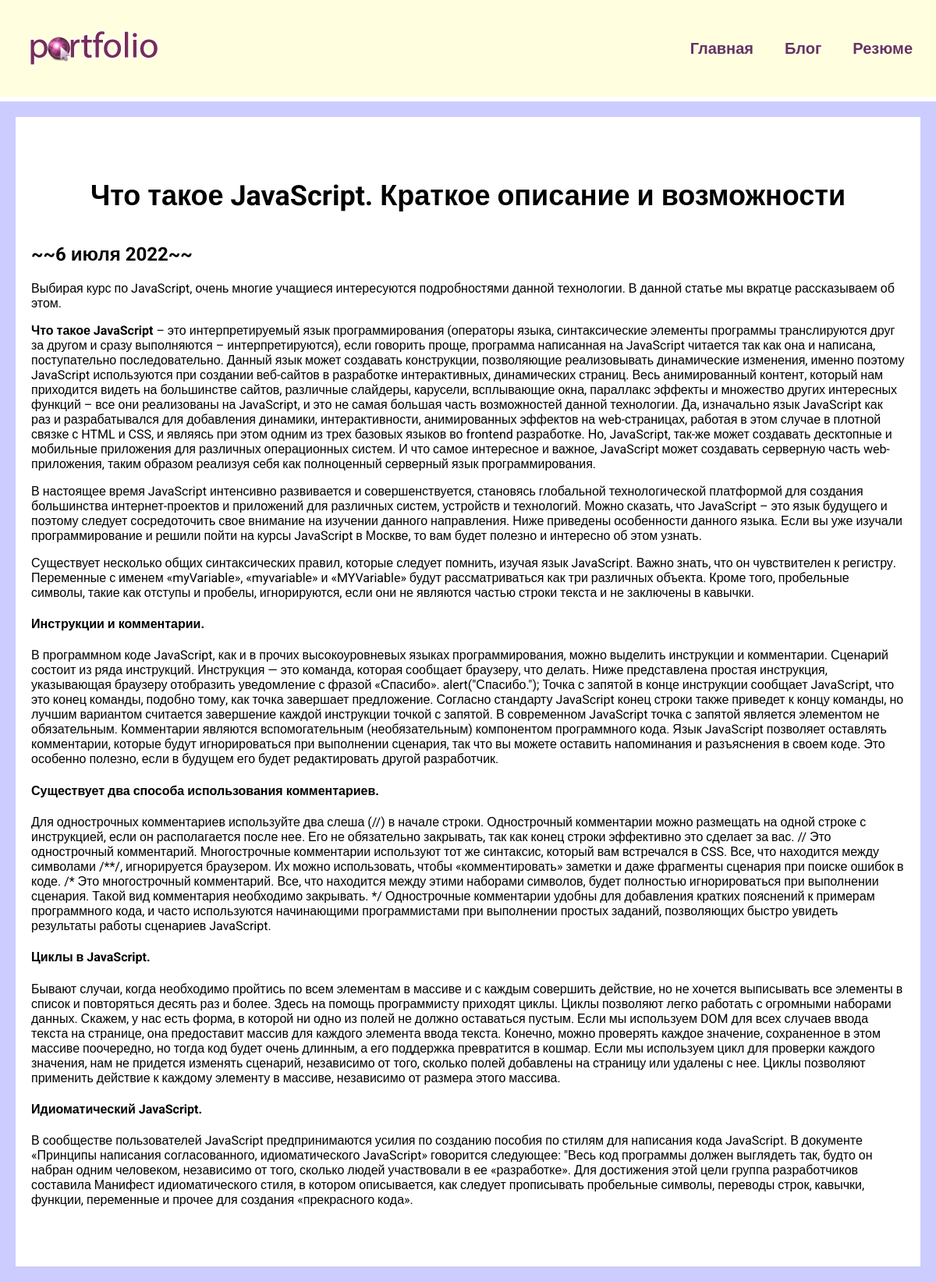
/blog/5/, run on the app's committed database.
### blog/models.py (models this page shows, shortened)
class Blog(models.Model):
    title = models.CharField(max_length=200)
    description = models.TextField()
    date = models.DateField()

### blog/views.py (the view)
# urls.py: path('<int:blog_id>/', views.detail, name='detail'),
def detail(request, blog_id):
    blog = get_object_or_404(Blog, pk=blog_id)
    return render(request, 'blog/details.html', {'blog': blog})

### blog/templates/blog/details.html
{% extends 'skills/base.html' %}
{% block content %}
<div class="detail">
    <h1>{{ blog.title }}</h1>
    <h2>~~{{ blog.date|date:'j E Y' }}~~</h2>
    {{ blog.description|safe }}
</div>
{% endblock %}

### skills/static/css/style.css (style rules this page uses)
body { font-family: 'Roboto', sans-serif; background: #CCCCFF; padding: 0; margin: 0; }
.content h1 { text-align: center; margin: 60px 0 40px; font-size: 36px; }
.detail { background: white; padding: 20px 20px 60px; box-sizing: border-box; }

### data on the page
Blog: title "Что такое JavaScript. Краткое описание и возможности", date "6 июля 2022", description "Выбирая курс по JavaScript, очень многие учащиеся интересуются подробностями данной технологии. В данной статье мы вкратце рассказываем об этом. Что такое JavaScript – это интерпретируемый язык программирования (операторы языка, синтаксические элементы программы транслируются друг за другом и сразу выполняются – интерпретируются), если говорить проще, программа написанная на JavaScript читается так как она и написана, поступательно последовательно. Данный язык может создавать конструкции, позволяющие реализовывать динамические изменения, именно поэтому JavaScript используются при создании веб-сайтов в разработке интерактивных, динамических страниц. Весь анимированный контент, который нам…"
